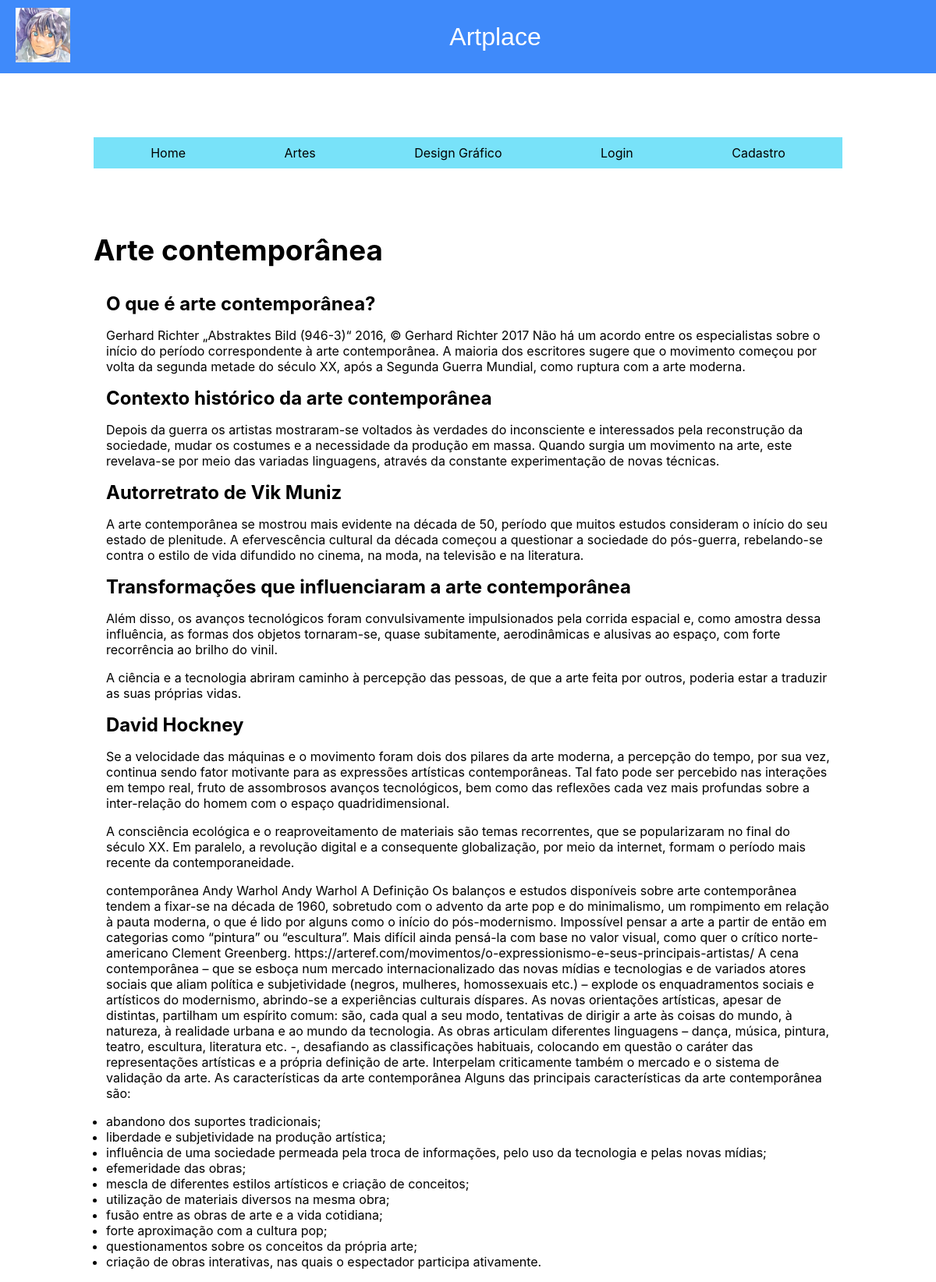
Before: /pages/design.php?id=1 with the older database file.
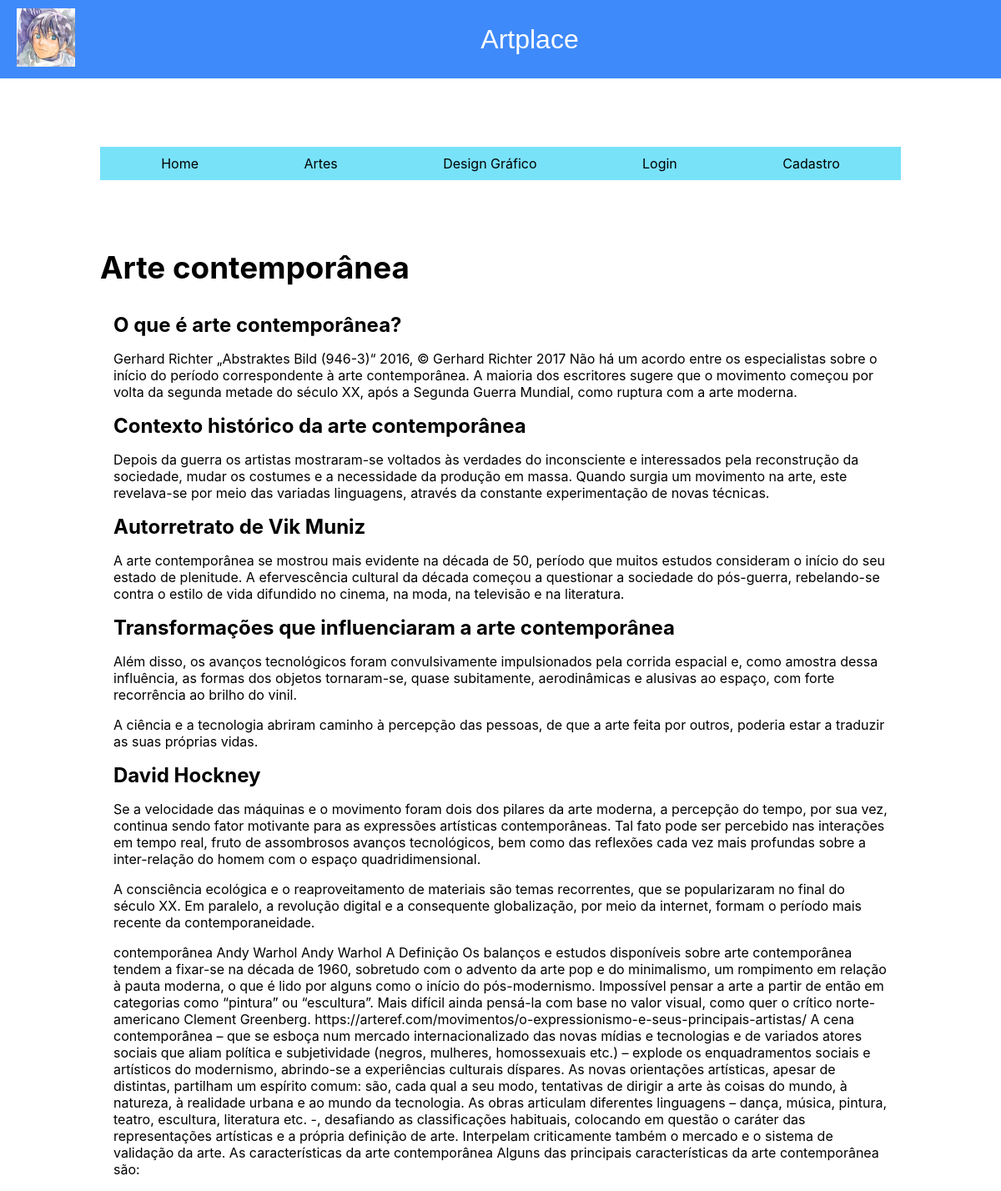
After: the same page with the newer database file.
### tables this page shows
CREATE TABLE `post` (
  `id` int PRIMARY KEY AUTO_INCREMENT,
  `titulo` varchar(100),
  `conteudo` text,
  `resumo` varchar(100),
  `create_at` varchar(255),
  `update_at` varchar(255)
);

### pages/design.php (the view, shortened to what this page needs)
<!DOCTYPE html>
<html lang="pt-BR">
<head>
	<link rel="stylesheet" href="../css/style.css">
	<link rel="stylesheet" href="../css/design_grafico.css">
</head>
<body>
	<?php include("./header.php"); ?>
	<?php
	require_once("../php/connection.php");
	$idDesign = $_GET['id'];
	$sql = "SELECT * FROM post WHERE id = $idDesign";
	$resultado = mysqli_query($conn, $sql);
	$design = mysqli_fetch_assoc($resultado);
	?>
	<main class="container">
		<h1 class="titulo">
			<?= $design['titulo'] ?>
		</h1>
		<article class="container-conteudo">
			<?= $design['conteudo'] ?>
		</article>
	</main>
</body>
</html>

### pages/header.php (shortened to what this page needs)
<header id="header-container">
	<div class="header">
		<div class="logo">
			<img src="../images/logo.png" alt="Yato, personagem de Noragami" />
		</div>
		<h1>Artplace</h1>
	</div>
	<nav>
		<ul>
			<?php
			$links = [
				["Home", "../index.php"],
				["Artes", "./artes.php"],
				["Design Gráfico", "./Design_grafico.php"],
			];
			if (isset($_SESSION['user'])) {
				$links[] = ["Mensagem", "./messagens.php"];
				$links[] = ["Quiz", "../quiz.php"];
				$links[] = ["Logout", "./logout.php"];
			} else {
				$links[] = ["Login", "./login.php"];
				$links[] = ["Cadastro", "./cadastro.php"];
			}
			foreach ($links as $link) :
			?>
				<li><a href='<?= $link[1] ?>'><?= $link[0] ?></a></li>
			<?php
			endforeach;
			?>
		</ul>
	</nav>
</header>

### css/style.css (style rules this page uses)
:root { --color-primary: #3f8afa; --color-secondary: #78e2f9; --color-white: #fff; --color-black: #000; --color-red: #fa3f3f; }
* { margin: 0; padding: 0; box-sizing: border-box; font-family: "Inter", sans-serif; }

### css/design_grafico.css (style rules this page uses)
.container { max-width: 80%; margin: 0 auto; }
.container h1 { font-weight: bold; font-family: "Inter", sans-serif; font-size: 2.3rem; margin-bottom: 1rem; }
.container-conteudo { display: flex; flex-direction: column; justify-content: flex-start; align-items: flex-start; padding: 1rem; gap: 1rem; }

### pages/header.php (style rules this page uses)
:root { --color-primary: #3f8afa; --color-secondary: #78e2f9; --color-white: #fff; --color-black: #000; }
* { margin: 0; padding: 0; box-sizing: border-box; }
#header-container { width: 100%; }
.header { background-color: var(--color-primary); display: flex; justify-content: space-between; align-items: center; padding: 10px 20px; width: 100%; }
.header h1 { width: 100%; text-align: center; color: var(--color-white); font-family: "Calistoga", sans-serif; font-weight: 400; }
nav { margin: 82px 0; }
nav ul { background-color: var(--color-secondary); width: 80%; margin: 0 auto; list-style: none; display: flex; justify-content: space-around; align-items: center; padding: 10px; }
nav ul a { color: var(--color-black); text-decoration: none; font-family: "Inter", sans-serif; transition: all 0.3s ease; }

Changed rows visible on the page:
changed post "Arte contemporânea": conteudo "…da arte contemporânea são: abandono dos suportes tradicionais; liberdade e subjetividade na produção artística; influência de uma sociedade permeada pela troca de informações, pelo uso da tecnologia e pelas novas mídias; efemeridade das obras; mescla de diferentes estilos artísticos e criação de conceitos; utilização de materiais diversos na mesma obra; fusão entre as obras de arte e a vida cotidiana; forte aproximação com a cultura pop; questionamentos sobre os conceitos da própria arte; criação de obras interativas, nas quais o espectador participa ativamente." → "…da arte contemporânea são:"
